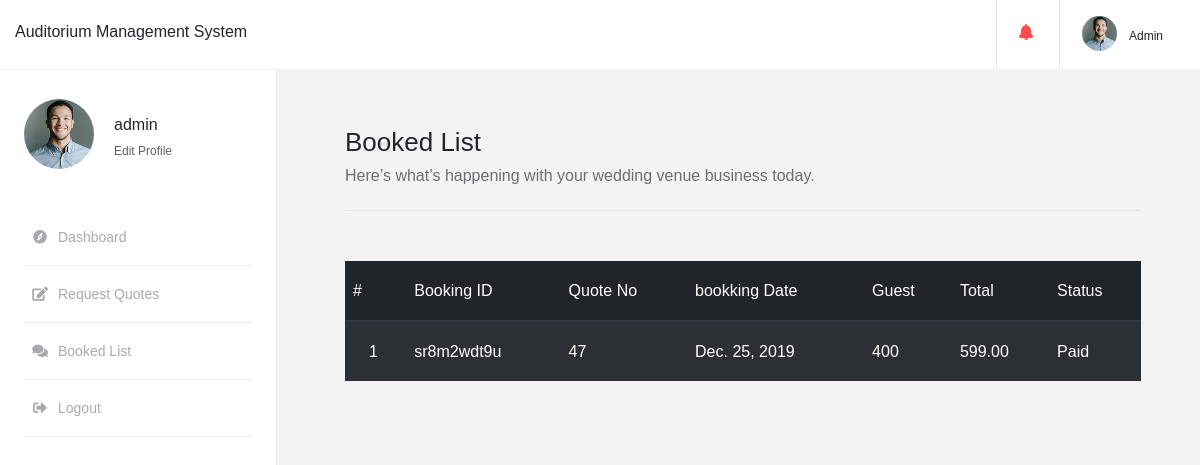
The app's page /dashboard/booked-list/ (signed in) with its own data.
### account/models.py (models this page shows, shortened)
class User(AbstractBaseUser):
    username = models.CharField(max_length=30, help_text='Leave This it\' will create instance of email', blank=True)
    full_name = models.CharField(max_length=50, blank=True, null=True)
    email = models.EmailField(max_length=250, unique=True)
    image = models.ImageField(upload_to='user', blank=True, null=True)
    bio = models.TextField(blank=True, null=True)
    is_active = models.BooleanField(default=True)
    staff = models.BooleanField(default=False)
    admin = models.BooleanField(default=False)
    timestamp = models.DateTimeField(auto_now_add=True)
    USERNAME_FIELD = 'email'
    REQUIRED_FIELDS = []  # 'full_name'
    objects = UserManager()

### booking/models.py (models this page shows, shortened)
class VenueBooking(models.Model):
    STATUS_TYPE = (
        ('unpaid', 'Unpaid'),
        ('paid', 'Paid')
    )
    status = models.CharField(max_length=15, choices=STATUS_TYPE, default='unpaid', blank=True, null=True)
    booking_id = models.CharField(
        max_length=15,
        blank=True,
        null=True,
        help_text="Unique Booking Id will Be auto Generate by System"
    )
    billing_profile = models.ForeignKey(BillingProfile, on_delete=models.CASCADE, blank=True, null=True)
    quote = models.OneToOneField(Quote, on_delete=models.CASCADE)
    venue_id = models.IntegerField(blank=True, null=True)
    booking_date = models.DateField(blank=True, null=True)
    guest = models.PositiveIntegerField(blank=True, null=True)
    sub_total = models.DecimalField(decimal_places=2, max_digits=8, blank=True, null=True)
    total = models.DecimalField(decimal_places=2, max_digits=8, blank=True, null=True)
    objects = VenueBookingManager()
    def __str__(self):
        return str(self.id)

class Quote(models.Model):
    STATUS_TYPE = (
        ('review', 'Reviewing'),
        ('confirm', 'Confirmed'),
        ('booked', 'Booked'),
    )
    status = models.CharField(max_length=15, choices=STATUS_TYPE, default='review')
    name = models.CharField(max_length=25, blank=True, null=True)
    email = models.EmailField()
    mobile_no = models.IntegerField(verbose_name="Mobile Number")
    venue = models.ForeignKey(Venue, on_delete=models.CASCADE)
    booking_date = models.DateField(auto_now=False, auto_now_add=False, blank=True, null=True)
    guest = models.PositiveIntegerField(blank=True, null=True, verbose_name='Number Of Guest')
    booking_purpose = models.ForeignKey(BookingPurpose, on_delete=models.SET_NULL, blank=True, null=True)
    total = models.DecimalField(decimal_places=2, max_digits=10, default="0")
    timestamp = models.DateTimeField(auto_now=False, auto_now_add=False, default=timezone.now)
    def __str__(self):
        return str(self.pk)

### account/views.py (the view)
# urls.py: path('dashboard/booked-list/', booked_list, name="booked_list"),
def booked_list(request):
    template_name = 'account/booked_list.html'
    booking_list = VenueBooking.objects.filter(billing_profile__email=request.user.email, status='paid')
    print(booking_list)
    context = {
        'object_list': booking_list,
    }
    return render(request, template_name, context)

### templates/account/booked_list.html (shortened to what this page needs)
{% extends 'base/user_base_site.html' %}
    {% block content %}
    <div class="dashboard-content">
        <div class="container-fluid">
            <div class="row">
                <div class="col-xl-12 col-lg-10 col-md-9 col-sm-12 col-12">
                    <div class="dashboard-page-header">
                        {% if object_list.count > 0 %}
                        <h3 class="dashboard-page-title">Booked List</h3>
                        <p class="d-block">Here’s what’s happening with your wedding venue business today.</p>
                        {% else %}
                        <h2>No Venue booked yet</h2>
                        {% endif %}
                    </div>
                </div>
            </div>
            <div class="row">
                <div class="col-12">
                    <table class="table table-striped table-dark">
                        <thead>
                            <tr>
                                <th scope="col">#</th>
                                <th scope="col">Booking ID</th>
                                <th scope="col">Quote No</th>
                                <th scope="col">bookking Date</th>
                                <th scope="col">Guest</th>
                                <th scope="col">Total</th>
                                <th scope="col">Status</th>
                            </tr>
                        </thead>
                        <tbody>
                          {% for obj in object_list %}
                          <tr>
                            <td class="pl-4">{{ forloop.counter }}</td>
                            <td>{{ obj.booking_id }}</td>
                            <td>{{ obj.quote }}</td>
                            <td>{{ obj.booking_date }}</td>
                            <td>{{ obj.guest }}</td>
                            <td>{{ obj.total }}</td>
                            <td>{{ obj.status|title }}</td>
                          </tr>
                          {% endfor %}
                        </tbody>
                      </table>
                </div>
            </div>
        </div>
    </div>
    {% endblock %}

### templates/base/user_base_site.html (shortened to what this page needs)
<html lang="en">{% load static %}
<head>
    <link href="{% static 'assets/css/bootstrap.min.css' %}" rel="stylesheet">
    <link href="{% static 'assets/fontawesome/css/fontawesome-all.css' %}" rel="stylesheet">
    <link href="{% static 'assets/fontello/css/fontello.css' %}" rel="stylesheet">
    <link href="{% static 'assets/css/style.css' %}" rel="stylesheet">
    <link href="{% static 'assets/css/offcanvas.css' %}" rel="stylesheet">
</head>
{% url 'booking:quote_list' as quoteListUrl %}
{% url 'account:dashboard' as dashboardUrl %}
{% url 'account:booked_list' as bookedListUrl %}
<body class="body-bg">
     <div class="dashboard-header">
        <div class="container-fluid">
            <div class="row">
                <div class="col-xl-8 col-lg-8 col-md-8 col-sm-6 col-6">
                    <div class="header-logo">
                        <a href="{% url 'venue:homeUrl' %}">Auditorium Management System</a>
                    </div>
                </div>
                <div class="col-xl-4 col-lg-4 col-md-4 col-sm-6 col-6">
                    <nav class="navbar navbar-expand-lg float-right db-nav-list">
                        <div>
                            <ul class="navbar-nav">
                                <li class="nav-item dropdown dropleft notification ">
                                    <a class="nav-link dropdown-toggle mt-2" href="#" id="navbarDropdownMenuLink2" role="button" data-toggle="dropdown" aria-haspopup="true" aria-expanded="false">
                                        <span class="notification-icon"> <i class="fas fa-bell"></i></span></a>
                                </li>
                               <li class="nav-item dropdown dropleft user-vendor ">
                                    <a class="nav-link dropdown-toggle" href="#" id="navbarDropdownMenuLink" role="button" data-toggle="dropdown" aria-haspopup="true" aria-expanded="false">
                                        <span class="user-icon"> <img src="{% if request.user.image %} {{ request.user.image.url }}{% else %}{% static 'assets/images/admin.jpg' %}{% endif %}" alt="" class="rounded-circle mb10"></span><span class="user-vendor-name">{% if request.user.full_name %}{{ request.user.full_name|title }}{% else %}{{ request.user.username|title }}{% endif %}</span></a>
                                </li>
                            </ul>
                        </div>
                    </nav>
                </div>
            </div>
        </div>
    </div>
    <div class="dashboard-wrapper">
        <div class="dashboard-sidebar offcanvas-collapse">
            <div class="vendor-user-profile">
                <div class="vendor-profile-img">
                    <img src="{% if request.user.image %} {{ request.user.image.url }}{% else %}{% static 'assets/images/admin.jpg' %}{% endif %}" alt="" class="rounded-circle"></div>
                <h3 class="vendor-profile-name">{{ request.user.username }}</h3>
                <a href="#" class="edit-link">edit profile</a>
            </div>
            <div class="dashboard-nav">
                <ul class="list-unstyled">
                    <li class="{% if request.path == dashboardUrl %}active{% endif %}"><a href="{{ dashboardUrl }}"><span class="dash-nav-icon"><i class="fas fa-compass"></i></span>Dashboard</a></li>
                    <li class="{% if request.path == quoteListUrl%}active{% endif %}"><a href="{{ quoteListUrl }}"><span class="dash-nav-icon"><i class="fas fa-edit"></i></span>Request Quotes</a></li>
                    <li><a class="{% if request.path == bookedListUrl%}active{% endif %}" href="{{ bookedListUrl }}"><span class="dash-nav-icon"><i class="fas fa-comments"></i></span>Booked List</a></li>
                    <li><a href="{% url 'account:logout' %}"><span class="dash-nav-icon"><i class="fas fa-sign-out-alt"></i></span>Logout </a></li>
                </ul>
            </div>
        </div>
        {% block content %}
        {% endblock %}
    </div>
</body></html>

### static/assets/css/offcanvas.css (style rules this page uses)
html, body { overflow-x: hidden; }

### templates/account/booked_list.html (style rules this page uses)
.table-dark tr { padding: 0 30px; }
.table-dark td { line-height: 43px; }
.table thead th { color: #fff; line-height: 43px; }

### records on screen
User: image (picture), user.username "Admin", user.username "admin"
VenueBooking: booking_id "sr8m2wdt9u", quote "47", booking_date "Dec. 25, 2019", guest "400", total "599.00", status "Paid"
